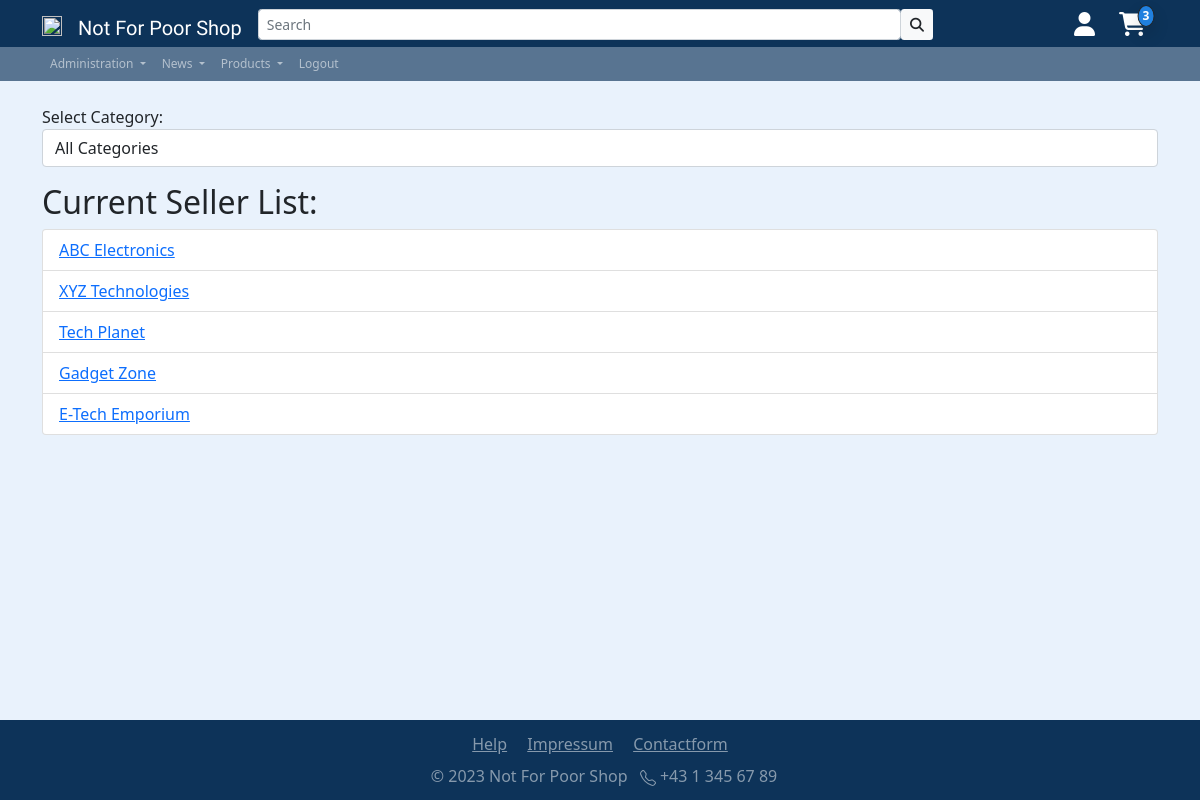
/app/inc/pgs/product_adminpage.php (signed in), run on the app's committed database.
### tables this page shows
CREATE TABLE `sellers` (
  `id` int(11) NOT NULL,
  `name` varchar(50) NOT NULL,
  `email` varchar(50) NOT NULL
);

### app/inc/pgs/product_adminpage.php (the view, shortened to what this page needs)
<!DOCTYPE html>
<html lang="en">
<head>
  <?php
  include '../includes/head.php';
  require_once('../../config/dbaccess.php');
  ?>
</head>
<body class="d-flex flex-column min-vh-100">
  <div class="container my-4">
    <?php
    $db_obj = new mysqli($host, $user, $password, $database);
    $sql = 'SELECT * FROM sellers';
    $stmt = $db_obj->prepare($sql);
    $stmt->execute();
    $result = $stmt->get_result();
    $sellers = $result->fetch_all(MYSQLI_ASSOC);
    $selectedCategoryId = null;
    echo '<div class="mb-3">';
    echo '<label for="category-select">Select Category:</label>';
    echo '<select class="form-control" id="category-select" onchange="changeCategory()">';
    echo '<option value="">All Categories</option>';
    echo '</select>';
    echo '</div>';
    if (isset($_GET['seller_id'])) {
      $sql = 'SELECT * FROM products WHERE seller_id = ?';
      if ($selectedCategoryId) {
        $sql .= ' AND category_id = ?';
      }
      $stmt = $db_obj->prepare($sql);
      if ($selectedCategoryId) {
        $stmt->bind_param('ii', $_GET['seller_id'], $selectedCategoryId);
      } else {
        $stmt->bind_param('i', $_GET['seller_id']);
      }
      $stmt->execute();
      $result = $stmt->get_result();
      $products = $result->fetch_all(MYSQLI_ASSOC);
      echo '<table class="table table-striped">';
      echo '<thead><tr><th>Name</th><th>Description</th><th><a href="#" class="sortable" onclick="sortTable(2)">Price</a></th><th>Discount</th><th>Stock</th><th>Category</th><th>Action</th></tr></thead>';
      echo '<tbody>';
      foreach ($products as $product) {
        echo '<tr>';
        echo '<td>' . $product['name'] . '</td>';
        echo '<td>' . $product['description'] . '</td>';
        echo '<td>' . $product['price'] . '</td>';
        echo '<td>' . $product['Discount'] . '</td>';
        echo '<td>' . $product['Stock'] . '</td>';
        echo '<td>' . getCategoryName($product['category_id']) . '</td>';
        echo '<td><div class="btn-group" role="group" aria-label="Product Actions"><a href="#" onclick="editProduct(' . $product['id'] . ')" class="btn btn-primary">Edit</a><a href="#" onclick="deleteProduct(' . $product['id'] . ')" class="btn btn-danger">Delete</a></div></td>';
        echo '</tr>';
      }
      echo '</tbody>';
      echo '</table>';
    } else {
      echo '<h1 class="h2">Current Seller List:</h1>
      <ul class="list-group">';
      foreach ($sellers as $seller) {
        echo '<li class="list-group-item"><a href="?seller_id=' . $seller['id'] . '">' . $seller['name'] . '</a></li>';
      }
    }
    echo '</ul>';
    ?>
  </div>
  <?php
  include '../includes/footer.php';
  ?>
</body>
</html>

### app/res/css/styles.css (style rules this page uses)
html { height: 100%; }
body { background-color: #e9f2fc; font-family: "Segoe UI", Tahoma, Geneva, Verdana, sans-serif; background-image: none; background-repeat: no-repeat; background-position: center; background-attachment: fixed; }

### data on the page
sellers: name "ABC Electronics"
sellers: name "XYZ Technologies"
sellers: name "Tech Planet"
sellers: name "Gadget Zone"
sellers: name "E-Tech Emporium"

### other printed values
$currentShoppingcartAmount "3"
